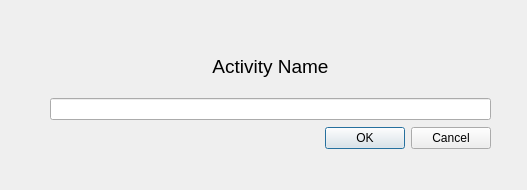
<?xml version="1.0" encoding="UTF-8"?>
<ui version="4.0">
 <class>Dialog</class>
 <widget class="QDialog" name="Dialog">
  <property name="geometry">
   <rect>
    <x>0</x>
    <y>0</y>
    <width>527</width>
    <height>190</height>
   </rect>
  </property>
  <property name="windowTitle">
   <string>Dialog</string>
  </property>
  <widget class="QWidget" name="">
   <property name="geometry">
    <rect>
     <x>50</x>
     <y>40</y>
     <width>441</width>
     <height>111</height>
    </rect>
   </property>
   <property name="minimumSize">
    <size>
     <width>0</width>
     <height>25</height>
    </size>
   </property>
   <layout class="QVBoxLayout" name="verticalLayout">
    <item>
     <widget class="QLabel" name="label">
      <property name="minimumSize">
       <size>
        <width>0</width>
        <height>0</height>
       </size>
      </property>
      <property name="font">
       <font>
        <pointsize>14</pointsize>
       </font>
      </property>
      <property name="text">
       <string>Activity Name</string>
      </property>
      <property name="alignment">
       <set>Qt::AlignCenter</set>
      </property>
     </widget>
    </item>
    <item>
     <widget class="QLineEdit" name="new_task_input">
      <property name="minimumSize">
       <size>
        <width>0</width>
        <height>0</height>
       </size>
      </property>
     </widget>
    </item>
    <item>
     <widget class="QDialogButtonBox" name="buttonBox">
      <property name="minimumSize">
       <size>
        <width>0</width>
        <height>25</height>
       </size>
      </property>
      <property name="orientation">
       <enum>Qt::Horizontal</enum>
      </property>
      <property name="standardButtons">
       <set>QDialogButtonBox::Cancel|QDialogButtonBox::Ok</set>
      </property>
     </widget>
    </item>
   </layout>
  </widget>
 </widget>
 <resources/>
 <connections>
  <connection>
   <sender>buttonBox</sender>
   <signal>accepted()</signal>
   <receiver>Dialog</receiver>
   <slot>accept()</slot>
   <hints>
    <hint type="sourcelabel">
     <x>248</x>
     <y>254</y>
    </hint>
    <hint type="destinationlabel">
     <x>157</x>
     <y>274</y>
    </hint>
   </hints>
  </connection>
  <connection>
   <sender>buttonBox</sender>
   <signal>rejected()</signal>
   <receiver>Dialog</receiver>
   <slot>reject()</slot>
   <hints>
    <hint type="sourcelabel">
     <x>316</x>
     <y>260</y>
    </hint>
    <hint type="destinationlabel">
     <x>286</x>
     <y>274</y>
    </hint>
   </hints>
  </connection>
 </connections>
</ui>
